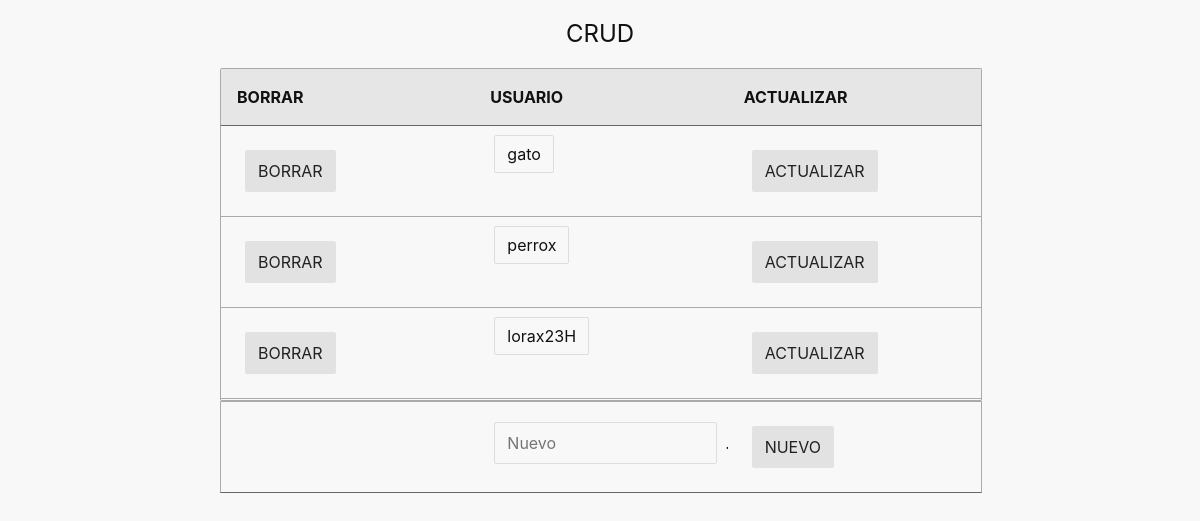
Before: / with the older database file.
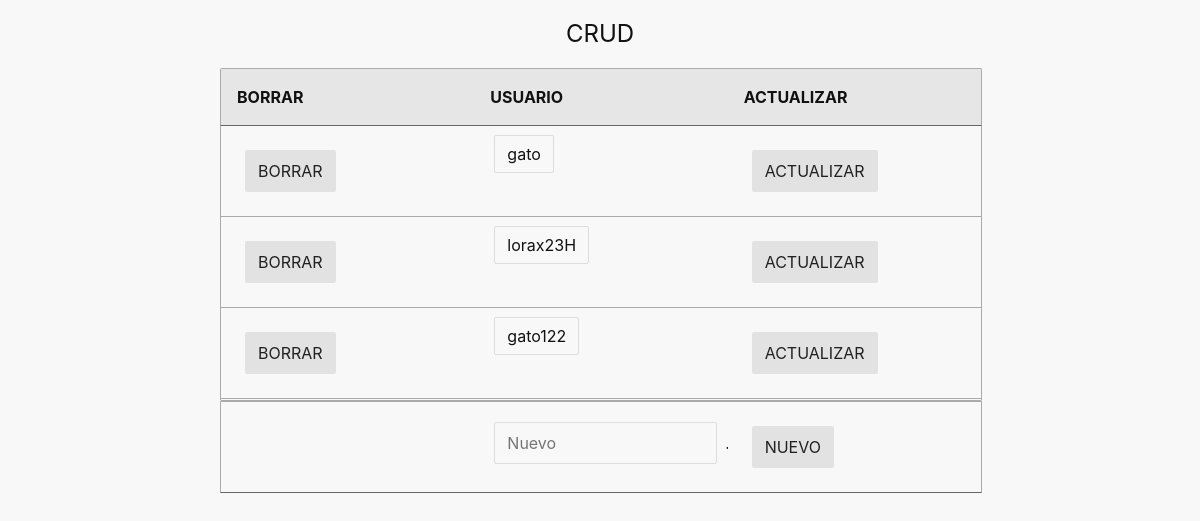
After: the same page with the newer database file.
### app.py (models this page shows)
class Usuarios(db.Model):
    id = db.Column(db.Integer,primary_key=True)
    usuario = db.Column(db.String(20),unique=True,nullable=False)

### app.py (the view, shortened to what this page needs)
@app.route("/",methods=["GET","POST"])
def index():
    lista = Usuarios.query.order_by(Usuarios.id).all()
    return render_template("index.html",lista = lista)

### templates/index.html (shortened to what this page needs)
{% extends "base.html" %}
{% block content %}
<table >
<caption>CRUD</caption>
<thead>
	<tr>
		<th>BORRAR</th>
		<th>USUARIO</th>
		<th>ACTUALIZAR</th>
	</tr>
</thead>
	{% for elementos in lista %}
	<tr>
		<td><a href="/delete?id={{ elementos.id }}" class = "button">BORRAR</a></td>
		<td><label type="text" >  {{ elementos.usuario }} </label></td>
		<td><a href="/update?id={{ elementos.id }}" class = "button">ACTUALIZAR</a></td>
	</tr>
	{% endfor %}
</table>
<table>
	<thead>
	<tr>
		<form method="post">
			<td></td>
			<td><input name="usuario" type="text" placeholder="Nuevo" size="15"></td>
			<td><input name="boton-nuevo" type="submit" value="NUEVO" ></td>
		</form>
	</tr>
	</thead>
</table>
{% endblock %}

### templates/base.html (shortened to what this page needs)
<!DOCTYPE html>
<html>
    <head>
				<link rel="stylesheet" href="{{url_for("static",filename="mini-default.min.css")}}">
    </head>
    <body>
        <div class="container">
            <div class="row">
				<div class="col-sm-2"></div>
					<div class = "col-sm-8">
        				{% block content %}
        				{% endblock %}
					</div>
            </div>
        </div>
    </body>
</html>

Changed rows visible on the page:
removed Usuarios: usuario "perrox"
now on this page (row unchanged): Usuarios: usuario "gato122"
